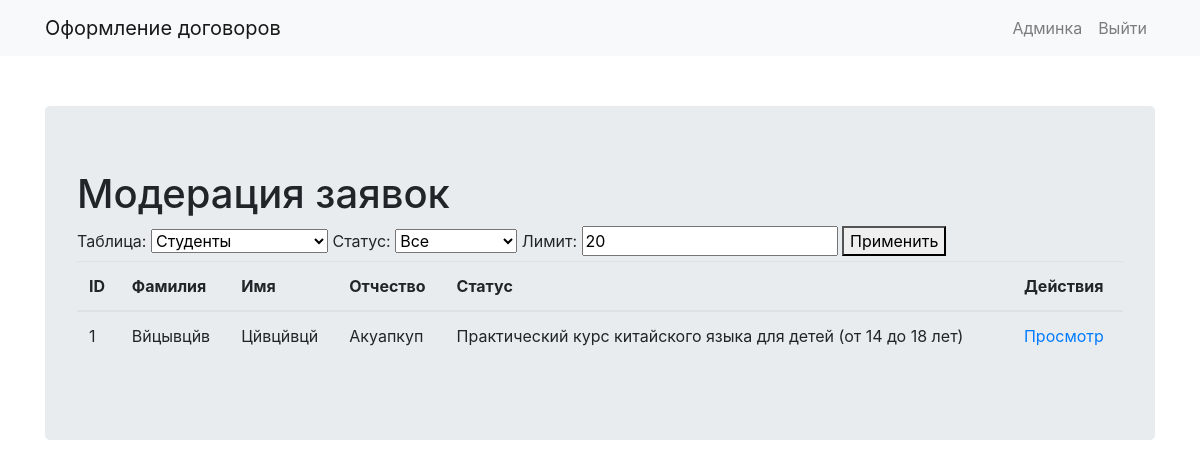
Screenshot of /moderation (signed in) with the database file from the repository.
### tables this page shows
CREATE TABLE students (
            id INTEGER PRIMARY KEY AUTOINCREMENT,
            last_name TEXT NOT NULL,
            first_name TEXT NOT NULL,
            middle_name TEXT,
            birth_date TEXT NOT NULL,
            address TEXT NOT NULL,
            gender TEXT NOT NULL,
            snils TEXT,
            age_group TEXT NOT NULL,
            id_type TEXT NOT NULL,
            id_serial TEXT,
            id_number TEXT NOT NULL,
            id_issued_by TEXT,
            id_issued_date TEXT,
            bank_details TEXT,
            phone TEXT NOT NULL,
            email TEXT NOT NULL,
            study_plan TEXT NOT NULL,
            exam_selection TEXT,
            exam_date TEXT,
            status TEXT NOT NULL DEFAULT 'на проверке',
            submission_date TEXT NOT NULL
        );

### chinaekb-forms.py (the view, shortened to what this page needs)
@app.route(BASE_URL + "/moderation", methods=["GET", "POST"])
@login_required
def moderation():
    if request.method == 'GET':
        table_name = request.args.get('table_name', default='students')
        status = request.args.get('status', default='all')
        limit = int(request.args.get('limit', default='20'))
        page = int(request.args.get('page', default='1'))
        conn = sqlite3.connect('chinaekb.db')
        c = conn.cursor()
        query = f'SELECT * FROM {table_name}'
        if status != 'all':
            query += f' WHERE status = ?'
            c.execute(query, (status,))
        else:
            c.execute(query)
        total_records = len(c.fetchall())
        total_pages = ceil(total_records / limit)
        offset = (page - 1) * limit
        query += f' LIMIT ? OFFSET ?'
        c.execute(query, (limit, offset) if status == 'all' else (status, limit, offset))
        if table_name == 'students':
            students = c.fetchall()
            minor_students_with_representatives = []
            adult_students = []
        elif table_name == 'adult_students':
            adult_students = c.fetchall()
            students = []
            minor_students_with_representatives = []
        conn.close()
        current_app.logger.info(f"Rendering template with table_name={table_name}, status={status}, limit={limit}, page={page}, total_pages={total_pages}")
        current_app.logger.info(f"Students: {students}")
        current_app.logger.info(f"Adult Students: {adult_students}")
        return render_template("moderation.html", base_url=BASE_URL, students=students, adult_students=adult_students, minor_students_with_representatives=minor_students_with_representatives, table_name=table_name, status=status, limit=limit, page=page, total_pages=total_pages)

### chinaekb-forms.py (called while the page is built)
@login_manager.user_loader
def load_user(user_id):
    return User(user_id)

### templates/moderation.html (shortened to what this page needs)
{% extends "base.html" %}
{% block content %}
<h1>Модерация заявок</h1>
<form method="GET" action="{{ base_url }}/moderation">
    <label for="table_name">Таблица:</label>
    <select name="table_name" id="table_name">
        <option value="students" {% if table_name == 'students' %}selected{% endif %}>Студенты</option>
    </select>
    <label for="status">Статус:</label>
    <select name="status" id="status">
        <option value="all" {% if status == 'all' %}selected{% endif %}>Все</option>
    </select>
    <label for="limit">Лимит:</label>
    <input type="number" name="limit" id="limit" value="{{ limit }}">
    <button type="submit">Применить</button>
</form>
<table class="table">
    <thead>
        <tr>
            <th>ID</th>
            <th>Фамилия</th>
            <th>Имя</th>
            <th>Отчество</th>
            <th>Статус</th>
            <th>Действия</th>
        </tr>
    </thead>
    <tbody>
        {% for student in students %}
        <tr>
            <td>{{ student[0] }}</td>
            <td>{{ student[1] }}</td>
            <td>{{ student[2] }}</td>
            <td>{{ student[3] }}</td>
            <td>{{ student[17] }}</td>
            <td>
                <a href="{{ base_url }}/moderation/students/student/{{ student[0] }}">Просмотр</a>
            </td>
        </tr>
        {% endfor %}
    </tbody>
</table>
{% endblock %}

### rows the page displays
students: id "1", last_name "Вйцывцйв", first_name "Цйвцйвцй", middle_name "Акуапкуп", study_plan "Практический курс китайского языка для детей (от 14 до 18 лет)"
